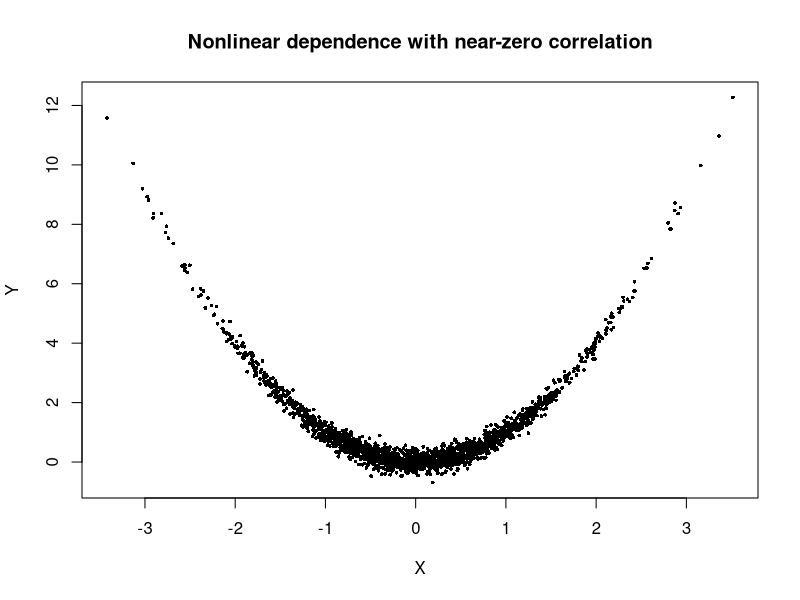
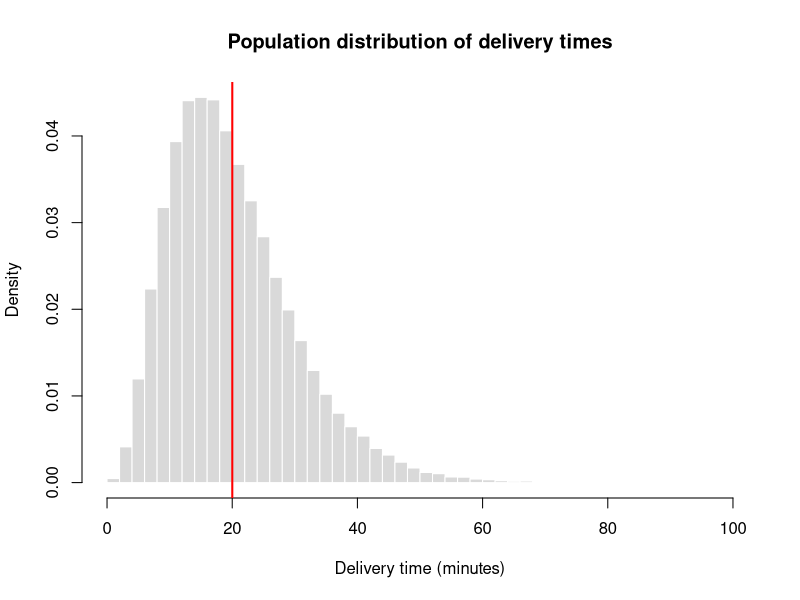
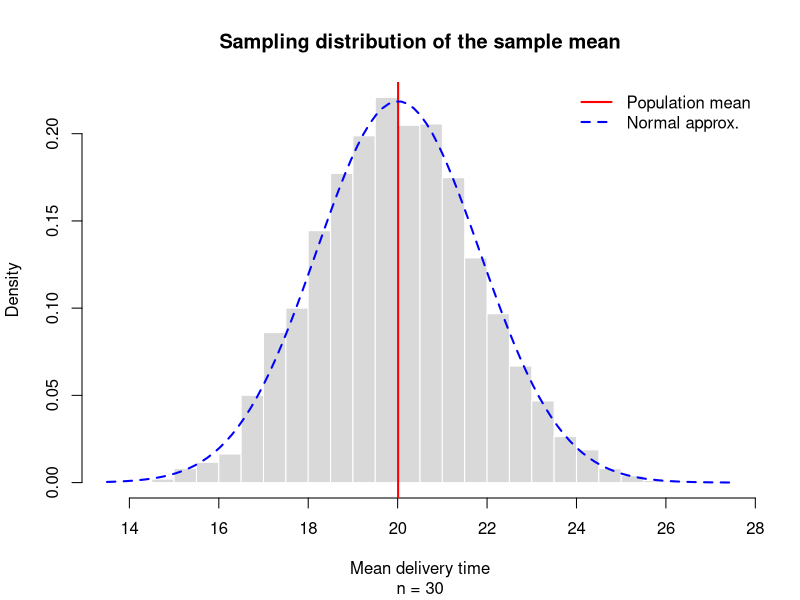
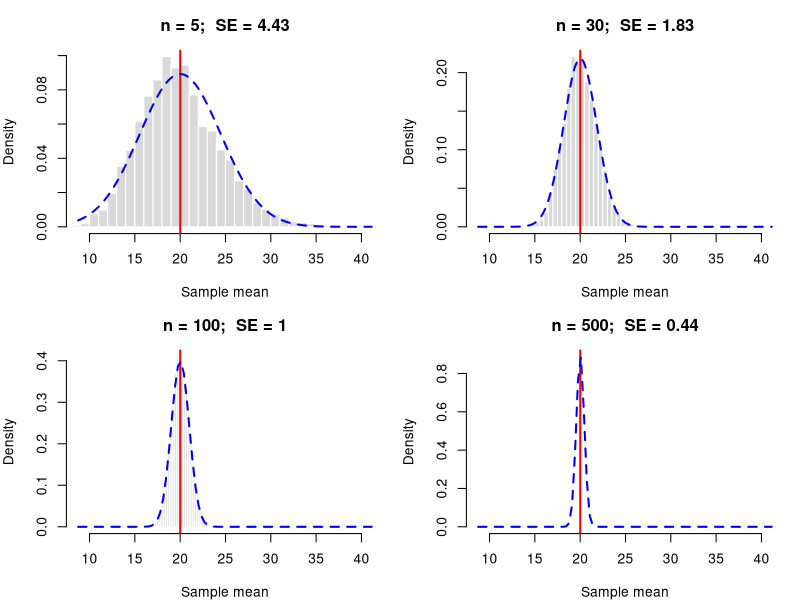

The R script that drew these images, in order:
## ---- chunk 1
#| fig-width: 6.5
#| fig-height: 3.8
set.seed(821)
n <- 2000
x <- rnorm(n)
u <- rnorm(n, mean = 0, sd = 0.2)
y <- x^2 + u

cor(x, y)                       # near zero
plot(x, y, pch = 16, cex = 0.5,
     xlab = "X", ylab = "Y",
     main = "Nonlinear dependence with near-zero correlation")
## ---- chunk 2
set.seed(821)
N <- 100000                     # size of simulated population
shape <- 4; scale <- 5          # gamma parameters

population <- rgamma(N, shape = shape, scale = scale)

mu    <- shape * scale                 # theoretical mean = 20
sigma <- sqrt(shape * scale^2)         # theoretical sd   = 10

round(c(theoretical_mean = mu,
        simulated_mean   = mean(population),
        theoretical_sd   = sigma,
        simulated_sd     = sd(population)), 2)
## ---- chunk 3
#| fig-width: 7
#| fig-height: 3.9
hist(population, breaks = 60, probability = TRUE,
     main = "Population distribution of delivery times",
     xlab = "Delivery time (minutes)", col = "grey85", border = "white")
abline(v = mean(population), col = "red", lwd = 2)
## ---- chunk 4
set.seed(123)
n <- 30
sample_delivery_times <- sample(population, size = n, replace = FALSE)
round(mean(sample_delivery_times), 2)
## ---- chunk 5
#| fig-width: 7
#| fig-height: 3.6
set.seed(456)
B <- 5000; n <- 30
sample_means_30 <- replicate(B, mean(sample(population, size = n, replace = FALSE)))

hist(sample_means_30, breaks = 40, probability = TRUE,
     main = "Sampling distribution of the sample mean", sub = "n = 30",
     xlab = "Mean delivery time", col = "grey85", border = "white")
abline(v = mean(population), col = "red", lwd = 2)
curve(dnorm(x, mean = mean(population), sd = sd(population)/sqrt(n)),
      add = TRUE, col = "blue", lwd = 2, lty = 2)
legend("topright", legend = c("Population mean", "Normal approx."),
       col = c("red","blue"), lty = c(1,2), lwd = 2, bty = "n")
## ---- chunk 6
#| fig-width: 9
#| fig-height: 5.1
#| echo: true
set.seed(789)
B <- 5000; sample_sizes <- c(5, 30, 100, 500)

sampling_distributions <- lapply(sample_sizes, function(n)
  replicate(B, mean(sample(population, size = n, replace = FALSE))))

common_xlim <- range(unlist(sampling_distributions))
par(mfrow = c(2, 2), mar = c(4, 4, 3, 1))
for (n in sample_sizes) {
  means_n <- sampling_distributions[[which(sample_sizes == n)]]
  se_n <- sd(population)/sqrt(n) * sqrt((N - n)/(N - 1))   # finite-pop. correction
  hist(means_n, breaks = 40, probability = TRUE, xlim = common_xlim,
       main = paste0("n = ", n, ";  SE = ", round(sd(means_n), 2)),
       xlab = "Sample mean", col = "grey85", border = "white")
  abline(v = mean(population), col = "red", lwd = 2)
  curve(dnorm(x, mean = mean(population), sd = se_n),
        add = TRUE, col = "blue", lwd = 2, lty = 2)
}
par(mfrow = c(1, 1))
